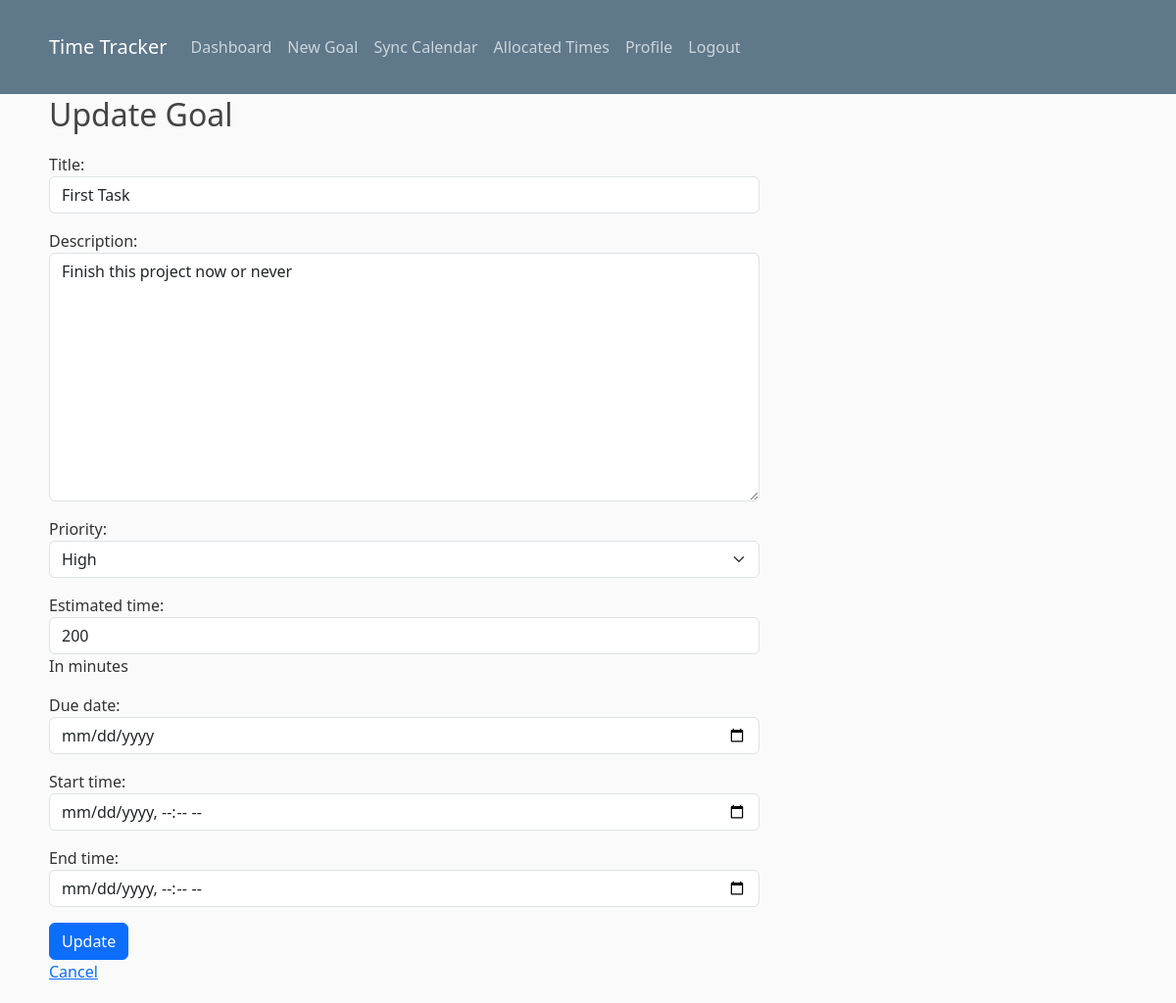
The page /goal/2/update/ (signed in) on the database its author committed.
### core/models.py (models this page shows, shortened)
class Goal(models.Model):
    PRIORITY_CHOICES = [
        (1, 'High'),
        (2, 'Medium'),
        (3, 'Low'),
    ]
    user = models.ForeignKey(User, on_delete=models.CASCADE)
    title = models.CharField(max_length=200)
    description = models.TextField()
    priority = models.PositiveIntegerField(choices=PRIORITY_CHOICES)  # Add choices here
    estimated_time = models.PositiveIntegerField(help_text='In minutes')
    created_at = models.DateTimeField(auto_now_add=True)
    due_date = models.DateField(null=True, blank=True)

### core/views.py (the view)
# urls.py: path('goal/<int:pk>/update/', login_required(views.update_goal), name='update_goal'),
@login_required
def update_goal(request, pk):
    goal = get_object_or_404(Goal, pk=pk, user=request.user)
    if request.method == 'POST':
        form = GoalForm(request.POST, instance=goal)
        if form.is_valid():
            form.save()
            return redirect('dashboard')
    else:
        form = GoalForm(instance=goal)
    return render(request, 'core/update_goal.html', {'form': form})

### core/forms.py (shortened to what this page needs)
class GoalForm(forms.ModelForm):
    start_time = forms.DateTimeField(
        widget=forms.DateTimeInput(attrs={'type': 'datetime-local', 'class': 'form-control'}),
        required=False
    )
    end_time = forms.DateTimeField(
        widget=forms.DateTimeInput(attrs={'type': 'datetime-local', 'class': 'form-control'}),
        required=False
    )
    class Meta:
        model = Goal
        fields = ['title', 'description', 'priority', 'estimated_time', 'due_date', 'start_time', 'end_time']
        widgets = {
            'title': forms.TextInput(attrs={'class': 'form-control'}),
            'description': forms.Textarea(attrs={'class': 'form-control'}),
            'priority': forms.Select(attrs={'class': 'form-select'}),
            'estimated_time': forms.NumberInput(attrs={'class': 'form-control'}),
            'due_date': forms.DateInput(attrs={'class': 'form-control', 'type': 'date'}),
        }

### core/templates/core/update_goal.html (shortened to what this page needs)
{% extends "core/base.html" %}
{% block content %}
<h2>Update Goal</h2>
<form method="post">
    {{ form.as_p }}
    <button type="submit " class="btn btn-primary">Update</button>
</form>
<a href="{% url 'dashboard' %}">Cancel</a>
{% endblock %}

### core/static/core/main.css (style rules this page uses)
body { background: #fafafa; color: #333333; padding-top: 30px; }
h1, h2, h3, h4, h5, h6 { color: #444444; }
h2, h3 { margin-bottom: 20px; }
.btn { margin-right: 10px; }

### rows shown on the page
Goal: title "First Task", description "Finish this project now or never", priority "High", estimated_time "200"
